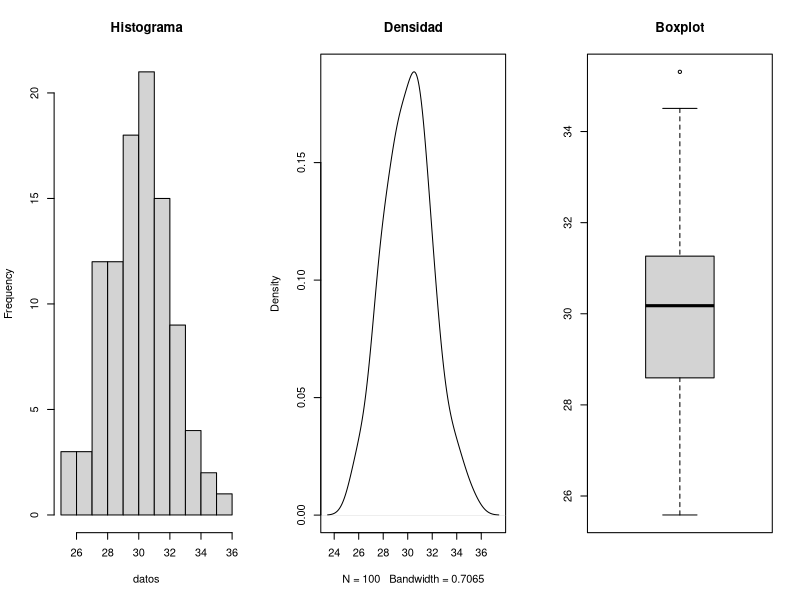

Write R code to recreate this figure.
## ---- chunk 1
knitr::opts_chunk$set(echo = TRUE,message=TRUE, warning=TRUE)
## ---- chunk 2
library(readxl)
library(tidyverse)
# Para enero antes de 1970
lluvia_pampa <- read_excel("lluvia_pampa.xlsx")
tapply(lluvia_pampa$ene[lluvia_pampa$año<1970],
lluvia_pampa$localidad[lluvia_pampa$año<1970], sum)

# Para marzo antes de 1980
tapply(lluvia_pampa$mar[lluvia_pampa$año<1980],
lluvia_pampa$localidad[lluvia_pampa$año<1980],sum)

# Para agosto antes del 2000
tapply(lluvia_pampa$ago[lluvia_pampa$año<2000],
lluvia_pampa$localidad[lluvia_pampa$año<2000], sum)

# O en tidyverse:
lluvia_pampa %>%
    filter(año<1970) %>%
    group_by(localidad) %>%
    summarise(total_enero = sum(ene))

lluvia_pampa %>%
filter(año<1980) %>%
group_by(localidad) %>%
summarise(total_marzo = sum(mar))

lluvia_pampa %>%
filter(año<2000) %>%
group_by(localidad) %>%
summarise(total_agosto = sum(ago))
## ---- chunk 3
suma_mes_anio <- function (dataset, anio, mes) {
dataset %>%
filter(año<anio) %>%
group_by(localidad) %>%
summarise(total = sum({{mes}}))
}
suma_mes_anio(lluvia_pampa, 2020, ene)
## ---- chunk 4
suma_mes_anio_base <- function (dataset, anio, mes) {
  dataset=lluvia_pampa
  mes="ene"
  anio=1973
   tapply(dataset[[mes]][dataset$año<anio], 
          dataset$localidad[dataset$año<anio], sum)
} 

suma_mes_anio(lluvia_pampa, 1973, ene)
## ---- chunk 5
dif_maxmin <- function(dataset, anio_menor, anio_mayor){
resultado <- dataset %>%
filter(año == anio_menor | año == anio_mayor) %>%
arrange(año) %>% #Ordenamos por año de menor a mayor
rowwise() %>% # Indica que el calculo debe realizarse a nivel fila
mutate(valor_minimo_localidad = min(c_across(ene : dic)),
valor_maximo_localidad = max(c_across(ene : dic))) %>%
ungroup() %>%
group_by(año) %>%
summarise(minimo_anual = min(valor_minimo_localidad),
maximo_anual = max(valor_maximo_localidad)) #%>%
#view()
print(paste0("La diferencia entre precipitaciones mínimas es:", resultado$minimo_anual [2] - resultado$minimo_anual [1]))
print(paste0("La diferencia entre precipitaciones máximas es:", resultado$maximo_anual [2] - resultado$maximo_anual [1]))
}
dif_maxmin(lluvia_pampa, 2005, 2006)
## ---- chunk 6
datos<- rnorm(100, 5, 2)
head(print(datos))
## ---- chunk 7
sim_normal <- function(n,mu,s) {
  datos<-rnorm(n, mu, s)
  par(mfrow = c(1, 3))
  hist(datos, main="Histograma")
  plot(density(datos), main="Densidad")
  boxplot(datos,main="Boxplot")
  par(mfrow = c(1, 1))
  (valores<- c(n,mu,s))
  names(valores)<-c("n", "media","desvio")
  print(valores)
}

sim_normal(100,30,2)
## ---- chunk 8
set.seed(7)  # Para hacer el ejemplo reproducible`
edad<- sample(20:45, 20, replace = T)  # edad`
sexo<- sample(c("M", "F"), 20, replace = T)  # sexo`
lugar<-sample(c("capital", "provincia"), 20, replace = T) 
## ---- chunk 9
data<-data.frame(edad, sexo, lugar)
#la media de la edad por sexo
tapply(edad, sexo, mean)
tapply(edad, lugar, mean)
